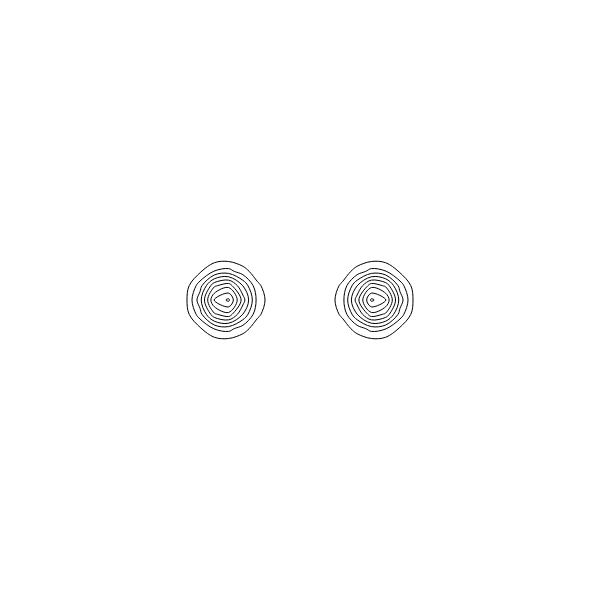

Notebook code for this chart:
### Code cell
# Here one can see the density around the atoms
view_contour(scf3, scf3.n)

### Figure 1 — Plotly figure (JSON) as saved in the notebook; plotly's stock layout.template omitted (floating-point values rounded to 4 significant figures; data arrays with more than 128 entries replaced by an {"elided": "..."} marker saying what was removed)
{"data": [{"contours": {"coloring": "none"}, "line": {"width": 1}, "ncontours": 10, "type": "contour", "x": {"elided": "3528 float values"}, "y": {"elided": "3528 float values"}, "z": {"elided": "3528 float values"}}], "layout": {"height": 600, "margin": {"b": 0, "l": 0, "r": 0, "t": 0}, "width": 600, "xaxis": {"range": [0, 20], "visible": false}, "yaxis": {"range": [0, 20], "visible": false}}}
